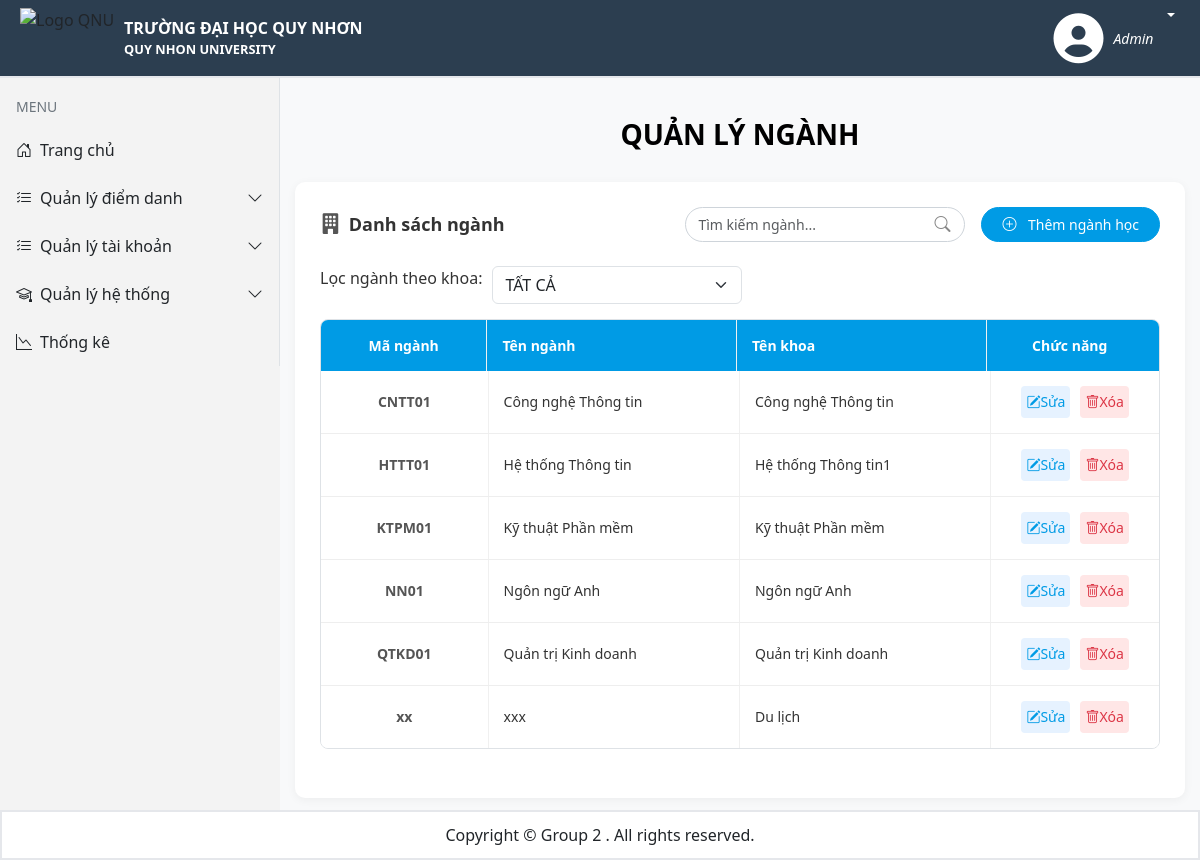
Screenshot of /Admin/QuanLyHeThong/Nganh (signed in) with the database file from the repository.
### tables this page shows
CREATE TABLE IF NOT EXISTS `nganh` (
  `MaNganh` varchar(10) NOT NULL,
  `TenNganh` varchar(255) NOT NULL,
  `MaKhoa` varchar(10) DEFAULT NULL,
  PRIMARY KEY (`MaNganh`),
  KEY `MaKhoa` (`MaKhoa`)
);

CREATE TABLE IF NOT EXISTS `khoa` (
  `MaKhoa` varchar(10) NOT NULL,
  `TenKhoa` varchar(100) NOT NULL,
  PRIMARY KEY (`MaKhoa`)
);

### app/Controllers/BaseController.php (called while the page is built, shortened)
<?php
require_once __DIR__ . '/../Models/Nganh.php';
require_once __DIR__ . '/../Config/database.php';
class BaseController
{
    protected function renderAdmin($title, $render,$data = [])
    {
        require_once __DIR__ . "/../Views/layout.php";
    }
}

### app/Controllers/AdminController.php (called while the page is built, shortened)
<?php
    require_once __DIR__ . '/BaseController.php';
    class AdminController extends BaseController
    {
        public function showQlNganh()
        {
            $nganhModel = new Nganh();
            $listKhoa = (new Khoa())->getAll();
            if(isset($_GET['search']))
            {
                $listNganh = $nganhModel->searchNganh(trim($_GET['search']));
            }
            else if(isset($_GET['KhoaID']) && $_GET['KhoaID'] != '0')
            {
                $listNganh = $nganhModel->filterByMaKhoa(trim($_GET['KhoaID']));
            }
            else
                $listNganh = $nganhModel->getAllNganh();
            $this->renderAdmin("Quản lý ngành", "QLNganh.php", ['listNganh' => $listNganh, 'listKhoa' => $listKhoa]);
        }
    }
?>

### app/Models/Nganh.php (called while the page is built, shortened)
<?php
    class Nganh
    {
        private $conn;
        public function __construct()
        {
           require_once __DIR__ . "/../Config/database.php";
           $this->conn = Database::getConnection();
        }
        public function getAllNganh()
        {
            $sql = "SELECT nganh.MaNganh, nganh.TenNganh, khoa.TenKhoa
                    FROM nganh
                    LEFT JOIN khoa ON nganh.MaKhoa = khoa.MaKhoa
                    ORDER BY nganh.MaNganh ASC";
            $stmt = $this->conn->prepare($sql);
            $data = [];
            $stmt->execute();
                $result = $stmt->get_result();
                if(mysqli_num_rows($result) > 0)
                {
                    while($row = mysqli_fetch_assoc($result))
                    {
                        $data[] = $row;
                    }
                    return $data;
                }
                else
                {
                    return NULL;
                }
        }
    }
?>

### app/Config/database.php (called while the page is built, shortened)
<?php
class Database
{
    private static $servername = "localhost";
    private static $username = "root";
    private static $password = "";
    private static $dbname = "diemdanhonline";
    private static $conn = null;
    public static function getConnection()
    {
        if (self::$conn === null) {
            self::$conn = new mysqli(self::$servername, self::$username, self::$password, self::$dbname);
        }
        return self::$conn;
    }
}
?>

### app/Views/Admin/QLNganh.php (the view, shortened to what this page needs)
<!DOCTYPE html>
<html lang="vi">
<head>
    <link rel="stylesheet" href="public/assets/css/qlnganh.css">
</head>
<body>
    <div class="page-container">
        <h1 class="main-page-title">QUẢN LÝ NGÀNH</h1>
        <div class="custom-card">
            <div class="toolbar-container mb-4">
                <div class="toolbar-left">
                    <div class="toolbar-title">
                        <i class="bi bi-building-fill me-2"></i> <span>Danh sách ngành</span>
                    </div>
                </div>
                <div class="toolbar-right d-flex align-items-center gap-3">
                    <form action="" method="GET" class="search-wrapper position-relative">
                        <input type="search" name="search" class="form-control search-input" value="<?php echo isset($_GET['search']) ? $_GET['search'] : '' ?>" placeholder="Tìm kiếm ngành...">
                        <i class="bi bi-search search-icon"></i>
                    </form>
                    <a href="Admin/QuanLyHeThong/Nganh/ThemNganh" class="btn btn-primary btn-add">
                        <i class="bi bi-plus-circle me-2"></i>
                        Thêm ngành học
                    </a>
                </div>
            </div>
            <div class="select-box-container">
                    <label for="luaChon" class="form-label">Lọc ngành theo khoa:</label>
                    <select class="form-select" onchange="window.location.href = 'Admin/QuanLyHeThong/Nganh?KhoaID='+ this.value" id="luaChon" aria-label="Ví dụ chọn đáp án">
                        <option value="0">TẤT CẢ</option>
                    </select>
            </div>
            <div class="custom-table">
                <div class="table-header">
                    <div class="col-cell c-code">Mã ngành</div>
                    <div class="col-cell c-name">Tên ngành</div>
                    <div class="col-cell c-name-khoa">Tên khoa</div>
                    <div class="col-cell c-action">Chức năng</div>
                </div>
                <div class="table-body">
                    <?php $listNganh = $data['listNganh']; ?>
                    <?php foreach($listNganh as $nganh): ?>
                    <div class="table-row">
                        <div class="col-cell c-code"><?php echo htmlspecialchars($nganh['MaNganh']); ?></div>
                        <div class="col-cell c-name"><?php echo htmlspecialchars($nganh['TenNganh']); ?></div>
                        <div class="col-cell c-name-khoa"><?php echo htmlspecialchars($nganh['TenKhoa']); ?></div>
                        <div class="col-cell c-action">
                            <a href="Admin/QuanLyHeThong/Nganh/SuaNganh?NganhID=<?php echo htmlspecialchars($nganh['MaNganh']); ?>" class="btn-icon btn-edit" title="Sửa"><i class="bi bi-pencil-square"></i>Sửa </a>
                            <a onclick="return confirm('Bạn chắc chắn muốn xóa ngành này, mọi dữ liệu liên quan cũng sẽ bị xóa?')" href="Admin/QuanLyHeThong/Nganh/XoaNganh?NganhID=<?php echo htmlspecialchars($nganh['MaNganh']); ?>" class="btn-icon btn-delete"  title="Xóa"><i class="bi bi-trash"></i>Xóa</a>
                        </div>
                    </div>
                    <?php endforeach; ?>
                </div>
            </div>
        </div>
    </div>
</body>
</html>

### public/assets/css/layout.css (style rules this page uses)
:root { --sidebars-color: #f3f3f3; --header-color: #2c3e50; }
* { padding: 0px; margin: 0px; box-sizing: border-box; }
body { background-color: #F6F8FB; overflow: hidden; }

### public/assets/css/qlnganh.css (style rules this page uses)
.page-container { max-width: 1100px; margin: 40px auto; padding: 0 15px; }
.main-page-title { text-align: center; font-weight: 700; font-size: 28px; margin-bottom: 30px; text-transform: uppercase; color: #000; }
.select-box-container { display: flex; margin-bottom: 15px ; }
.select-box-container label { margin-right:10px; font-weight: 500; font-size: 16px; color: #333; display: block; }
.select-box-container .form-select { width: 250px; }
.custom-card { background-color: #fff; border-radius: 10px; box-shadow: 0 2px 10px rgba(0,0,0,0.05); padding: 25px; }
.toolbar-container { display: flex; justify-content: space-between; align-items: center; flex-wrap: wrap; gap: 15px; }
.toolbar-title { font-weight: 600; font-size: 18px; color: #333; display: flex; align-items: center; }
.toolbar-title i { font-size: 1.3rem; color: #555; }
.search-wrapper { width: 280px; }
.search-input { border-radius: 50px; padding-right: 40px; border: 1px solid #ced4da; font-size: 14px; }
.search-icon { position: absolute; right: 15px; top: 50%; transform: translateY(-50%); color: #888; cursor: pointer; }
.btn-add { background-color: #009be5; border-color: #009be5; border-radius: 20px; padding: 6px 20px; font-weight: 500; font-size: 14px; white-space: nowrap; }
.custom-table { width: 100%; border: 1px solid #dee2e6; border-radius: 8px; overflow: hidden; background-color: #fff; }
.table-header { display: flex; background-color: #009be5; color: #fff; font-weight: 600; font-size: 15px; padding-right: 6px; }
.table-header .col-cell { color: white; text-align: center; }
.table-body { display: block; max-height: 450px; overflow-y: auto; overflow-x: hidden; width: 100%; }
.table-row { display: flex; border-bottom: 1px solid #eee; background-color: #fff; align-items: stretch; transition: background-color 0.2s; }
.table-row:last-child { border-bottom: none; }
.col-cell { padding: 15px 15px; display: flex; align-items: center; font-size: 14px; color: #333; white-space: normal; word-break: break-word; }
.c-code { flex: 0 0 20%; justify-content: center; font-weight: 600; color: #555; border-right: 1px solid #f0f0f0; }
.c-name { flex: 0 0 30%; justify-content: flex-start; border-right: 1px solid #f0f0f0; }
.c-name-khoa { flex: 0 0 30%; justify-content: flex-start; border-right: 1px solid #f0f0f0; }
.c-action { flex: 0 0 20%; justify-content: center; }
.btn-icon { width: auto; padding: 0px 5px; text-decoration: none; height: 32px; border-radius: 4px; border: none; display: flex; justify-content: center; align-items: center; margin: 0 5px; cursor: pointer; transition: all 0.2s; }
.btn-edit { background-color: #e6f2ff; color: #009be5; }
.btn-delete { background-color: #ffe6e6; color: #dc3545; }

### app/Views/partials/menubar.php (style rules this page uses)
:root { --sidebar-width: 280px; }
body { background:#f8f9fa; }

### rows the page displays
nganh: MaNganh "CNTT01", TenNganh "Công nghệ Thông tin", MaKhoa.TenKhoa "Công nghệ Thông tin"
nganh: MaNganh "HTTT01", TenNganh "Hệ thống Thông tin", MaKhoa.TenKhoa "Hệ thống Thông tin1"
nganh: MaNganh "KTPM01", TenNganh "Kỹ thuật Phần mềm", MaKhoa.TenKhoa "Kỹ thuật Phần mềm"
nganh: MaNganh "NN01", TenNganh "Ngôn ngữ Anh", MaKhoa.TenKhoa "Ngôn ngữ Anh"
nganh: MaNganh "QTKD01", TenNganh "Quản trị Kinh doanh", MaKhoa.TenKhoa "Quản trị Kinh doanh"
nganh: MaNganh "xx", TenNganh "xxx", MaKhoa.TenKhoa "Du lịch"
